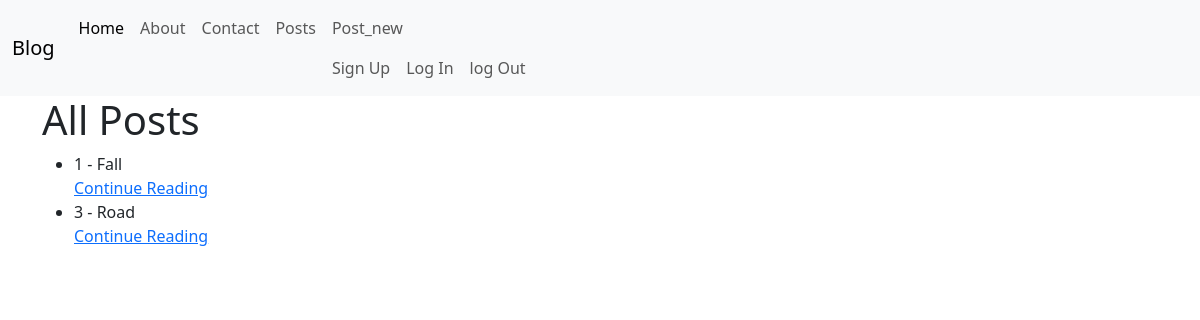
/posts/, run on an earlier commit of the app's database.
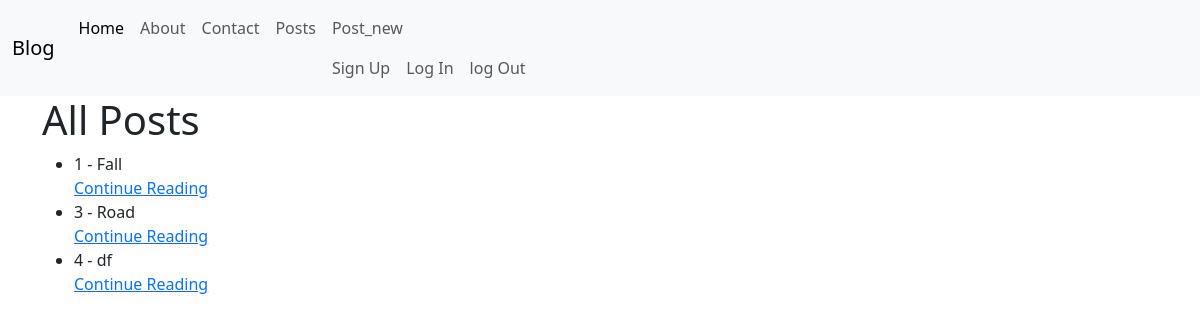
And on a later commit of the database.
### posts/models.py (models this page shows, shortened)
class Post(models.Model): # oop (object oriented programing)
    title = models.CharField(max_length=128)  # string
    subtitle = models.CharField(max_length=256)  # string
    body = models.TextField()  # string
    created_on = models.DateTimeField(auto_now_add=True)  # date / datetime
    author = models.ForeignKey(
        get_user_model(),
        on_delete=models.CASCADE
    )  # User model

### posts/views.py (the view)
# urls.py: path("", PostListView.as_view(), name="post_list"),
class PostListView(ListView): # GET requestto dysplay a liust of posts
    template_name = "post/list.html"
    model = Post
    context_object_name = "posts"

### templates/post/list.html (shortened to what this page needs)
{% extends 'base.html' %}
{% block content %}
    <h1>All Posts</h1>
    <div>
        <ul>
            {% for post in posts %}
                <li>{{post.id}} - {{ post.title}}</li>
                <a href="{% url 'post_detail' post.id %}">Continue Reading</a>
            {% endfor %}
        </ul>
    </div>
{% endblock %}

### templates/base.html (shortened to what this page needs)
<!DOCTYPE html>
<html lang="en">
<head>
    <link href="https://cdn.jsdelivr.net/npm/bootstrap@5.3.8/dist/css/bootstrap.min.css" rel="stylesheet">
</head>
<body>
    {% include 'navbar.html' %}
     <div class="container">
    {%block content%}
    {%endblock%}
    </div>
</body>
</html>

### templates/navbar.html (shortened to what this page needs)
<nav class="navbar navbar-expand-lg bg-body-tertiary">
  <div class="container-fluid">
    <a class="navbar-brand" href="{% url 'home'%}">Blog</a>
    <div class="collapse navbar-collapse" id="navbarSupportedContent">
      <ul class="navbar-nav me-auto mb-2 mb-lg-0">
        <li class="nav-item">
          <a class="nav-link active" aria-current="page" href="{% url 'home' %}">Home</a>
        </li>
        <li class="nav-item">
          <a class="nav-link" href="{% url 'about' %}">About</a>
        </li>
        <li class="nav-item">
          <a class="nav-link" href="{% url 'contact' %}">Contact</a>
        </li>
         <li class="nav-item">
          <a class="nav-link" href="{% url 'post_list' %}">Posts</a>
           </li>
         <li class="nav-item">
          <a class="nav-link" href="{% url 'post_new' %}">Post_new</a>
          <div class="d-flex ">
              <ul class="navbar-nav me-auto mb-2 mb-lg-0">
                <li class="nav-item">
                  <a class="nav-link" href="{% url 'signup' %}">Sign Up</a>
                <li class="nav-item">
                  <a class="nav-link" href="{% url 'login' %}">Log In</a>
                <li class="nav-item">
                <form action="{% url 'logout' %}" method="post">
                  <input type="submit" value="log Out" class="nav-link">
                </form>
              </ul>
            </div>
      </ul>
    </div>
  </div>
</nav>

What changed in the data, as far as the page shows it:
added Post: id "4", title "df"
